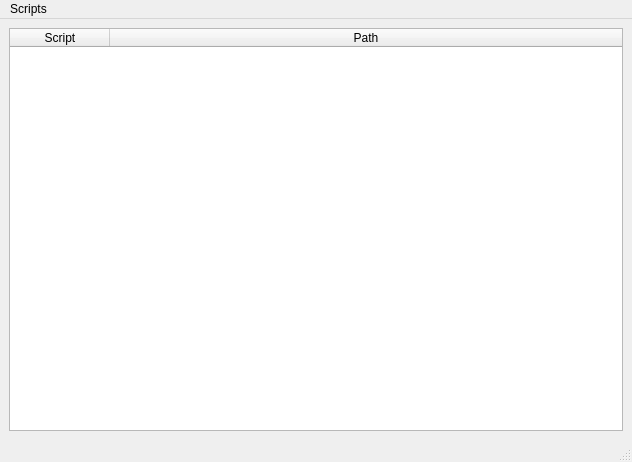
<?xml version="1.0" encoding="UTF-8"?>
<ui version="4.0">
 <class>ScriptManagerWindow</class>
 <widget class="QMainWindow" name="ScriptManagerWindow">
  <property name="geometry">
   <rect>
    <x>0</x>
    <y>0</y>
    <width>632</width>
    <height>462</height>
   </rect>
  </property>
  <property name="acceptDrops">
   <bool>true</bool>
  </property>
  <property name="windowTitle">
   <string>MainWindow</string>
  </property>
  <widget class="QWidget" name="centralwidget">
   <layout class="QGridLayout" name="gridLayout">
    <item row="0" column="0">
     <widget class="QTableWidget" name="scriptsTable">
      <property name="contextMenuPolicy">
       <enum>Qt::ContextMenuPolicy::CustomContextMenu</enum>
      </property>
      <property name="acceptDrops">
       <bool>true</bool>
      </property>
      <property name="midLineWidth">
       <number>0</number>
      </property>
      <property name="editTriggers">
       <set>QAbstractItemView::EditTrigger::NoEditTriggers</set>
      </property>
      <property name="dragDropOverwriteMode">
       <bool>false</bool>
      </property>
      <property name="alternatingRowColors">
       <bool>true</bool>
      </property>
      <property name="selectionMode">
       <enum>QAbstractItemView::SelectionMode::ExtendedSelection</enum>
      </property>
      <property name="showGrid">
       <bool>false</bool>
      </property>
      <property name="wordWrap">
       <bool>false</bool>
      </property>
      <property name="columnCount">
       <number>2</number>
      </property>
      <attribute name="horizontalHeaderStretchLastSection">
       <bool>true</bool>
      </attribute>
      <column>
       <property name="text">
        <string>Script</string>
       </property>
      </column>
      <column>
       <property name="text">
        <string>Path</string>
       </property>
      </column>
     </widget>
    </item>
   </layout>
  </widget>
  <widget class="QStatusBar" name="statusbar"/>
  <widget class="QMenuBar" name="menuBar">
   <property name="geometry">
    <rect>
     <x>0</x>
     <y>0</y>
     <width>632</width>
     <height>27</height>
    </rect>
   </property>
   <widget class="QMenu" name="menuScripts">
    <property name="title">
     <string>Scripts</string>
    </property>
   </widget>
   <addaction name="menuScripts"/>
  </widget>
 </widget>
 <resources/>
 <connections/>
</ui>
